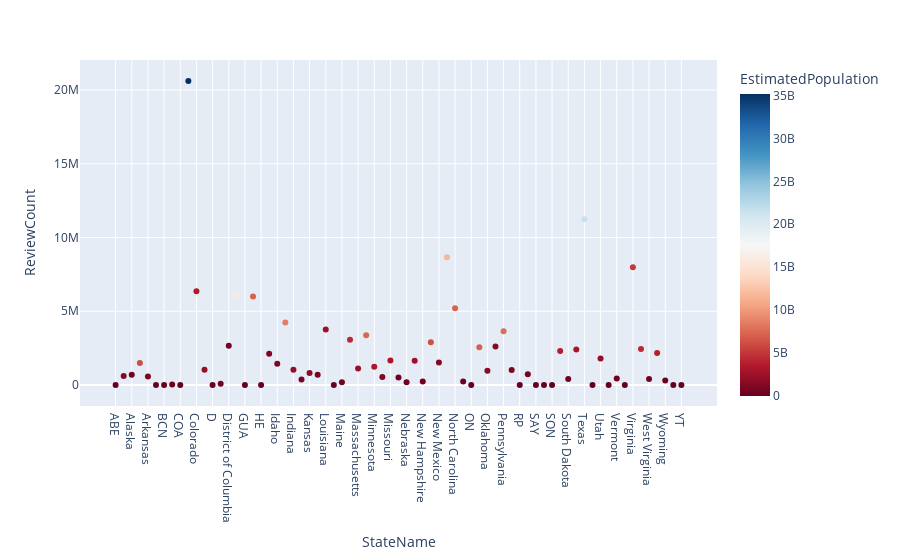

The code cell stored with this chart in its notebook:
### Code cell
date = '2022-01-13'
y = 'ReviewCount'

px.scatter(
    state_groups,
    x='StateName',
    y='ReviewCount',
    color='EstimatedPopulation',
#     color_continuous_scale=px.colors.cmocean.thermal
    color_continuous_scale='RdBu'
    
    
)

### Figure 1 — Plotly figure (JSON) as saved in the notebook; plotly's stock layout.template omitted (floating-point values rounded to 4 significant figures)
{"data": [{"hovertemplate": "StateName=%{x}<br>ReviewCount=%{y}<br>EstimatedPopulation=%{marker.color}<extra></extra>", "legendgroup": "", "marker": {"color": [0, 1364134700, 431356284, 6174245403, 1000632740, 0, 0, 0, 0, 35166356057, 3567418767, 2146220480, 0, 517992426, 633056853, 15798505901, 0, 7060134077, 0, 1083297269, 1031769006, 8527227192, 1983192752, 708210451, 1559346906, 749735541, 2502918160, 0, 369542994, 4341565997, 2316171073, 7368528074, 3511621520, 1057252383, 3099799675, 330882984, 217190414, 2538613151, 357864278, 6255710760, 1291801598, 11670900898, 7175354855, 187518679, 0, 7071160502, 1595038433, 1478229992, 7703762552, 866219075, 0, 624268544, 0, 0, 0, 3689248753, 269570808, 3023941449, 21611642764, 0, 2051388843, 0, 310450134, 0, 5243857548, 4325418935, 476460427, 3873625503, 223260732, 0, 0], "coloraxis": "coloraxis", "symbol": "circle"}, "mode": "markers", "name": "", "orientation": "v", "showlegend": false, "type": "scatter", "x": ["ABE", "Alabama", "Alaska", "Arizona", "Arkansas", "BC", "BCN", "BST", "COA", "California", "Colorado", "Connecticut", "D", "Delaware", "District of Columbia", "Florida", "GUA", "Georgia", "HE", "Hawaii", "Idaho", "Illinois", "Indiana", "Iowa", "Kansas", "Kentucky", "Louisiana", "MB", "Maine", "Maryland", "Massachusetts", "Michigan", "Minnesota", "Mississippi", "Missouri", "Montana", "Nebraska", "Nevada", "New Hampshire", "New Jersey", "New Mexico", "New York", "North Carolina", "North Dakota", "ON", "Ohio", "Oklahoma", "Oregon", "Pennsylvania", "Puerto Rico", "RP", "Rhode Island", "SAY", "SK", "SON", "South Carolina", "South Dakota", "Tennessee", "Texas", "UM", "Utah", "V", "Vermont", "Virgin Islands", "Virginia", "Washington", "West Virginia", "Wisconsin", "Wyoming", "XGL", "YT"], "xaxis": "x", "y": [24, 603143, 698856, 1485909, 567108, 616, 1813, 22887, 303, 20608131, 6352708, 1023085, 8, 80951, 2651245, 6050085, 14, 6000476, 56, 2111296, 1433715, 4234969, 1025997, 368248, 809363, 697475, 3767725, 127, 176036, 3066123, 1115171, 3369224, 1241342, 544179, 1650991, 499543, 183835, 1635435, 229501, 2898451, 1525285, 8664299, 5193602, 231131, 1248, 2561627, 967076, 2607950, 3642650, 1016437, 16, 721192, 8, 352, 16, 2302304, 395257, 2411686, 11232714, 1463, 1801344, 80, 436406, 80, 7977664, 2435938, 396076, 2158834, 295303, 24, 54], "yaxis": "y"}], "layout": {"autosize": true, "coloraxis": {"colorbar": {"title": {"text": "EstimatedPopulation"}}, "colorscale": [[0, "rgb(103,0,31)"], [0.1, "rgb(178,24,43)"], [0.2, "rgb(214,96,77)"], [0.3, "rgb(244,165,130)"], [0.4, "rgb(253,219,199)"], [0.5, "rgb(247,247,247)"], [0.6, "rgb(209,229,240)"], [0.7, "rgb(146,197,222)"], [0.8, "rgb(67,147,195)"], [0.9, "rgb(33,102,172)"], [1, "rgb(5,48,97)"]]}, "legend": {"tracegroupgap": 0}, "margin": {"t": 60}, "xaxis": {"anchor": "y", "autorange": true, "domain": [0, 1], "range": [-4.378, 74.38], "title": {"text": "StateName"}, "type": "category"}, "yaxis": {"anchor": "x", "autorange": true, "domain": [0, 1], "range": [-1886000.0, 22490000.0], "title": {"text": "ReviewCount"}, "type": "linear"}}}
